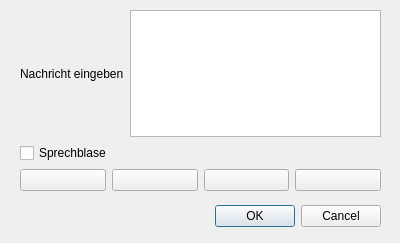
<?xml version="1.0" encoding="UTF-8"?>
<ui version="4.0">
 <class>Dialog</class>
 <widget class="QDialog" name="Dialog">
  <property name="geometry">
   <rect>
    <x>0</x>
    <y>0</y>
    <width>400</width>
    <height>243</height>
   </rect>
  </property>
  <property name="windowTitle">
   <string>Dialog</string>
  </property>
  <widget class="QDialogButtonBox" name="buttonBox">
   <property name="geometry">
    <rect>
     <x>20</x>
     <y>200</y>
     <width>361</width>
     <height>32</height>
    </rect>
   </property>
   <property name="orientation">
    <enum>Qt::Horizontal</enum>
   </property>
   <property name="standardButtons">
    <set>QDialogButtonBox::Cancel|QDialogButtonBox::Ok</set>
   </property>
  </widget>
  <widget class="QWidget" name="verticalLayoutWidget">
   <property name="geometry">
    <rect>
     <x>20</x>
     <y>10</y>
     <width>361</width>
     <height>181</height>
    </rect>
   </property>
   <layout class="QVBoxLayout" name="vlayout">
    <item>
     <layout class="QHBoxLayout" name="hLayout1">
      <item>
       <widget class="QLabel" name="label">
        <property name="text">
         <string>Nachricht eingeben</string>
        </property>
       </widget>
      </item>
      <item>
       <widget class="QTextEdit" name="textEdit"/>
      </item>
     </layout>
    </item>
    <item>
     <layout class="QHBoxLayout" name="hLayout2">
      <item>
       <widget class="QCheckBox" name="checkBox">
        <property name="text">
         <string>Sprechblase</string>
        </property>
       </widget>
      </item>
     </layout>
    </item>
    <item>
     <layout class="QHBoxLayout" name="hLayout3">
      <item>
       <widget class="QPushButton" name="btnBlack">
        <property name="text">
         <string/>
        </property>
       </widget>
      </item>
      <item>
       <widget class="QPushButton" name="btnRed">
        <property name="text">
         <string/>
        </property>
       </widget>
      </item>
      <item>
       <widget class="QPushButton" name="btnBlue">
        <property name="text">
         <string/>
        </property>
       </widget>
      </item>
      <item>
       <widget class="QPushButton" name="btnGreen">
        <property name="text">
         <string/>
        </property>
       </widget>
      </item>
     </layout>
    </item>
   </layout>
  </widget>
 </widget>
 <resources/>
 <connections>
  <connection>
   <sender>buttonBox</sender>
   <signal>accepted()</signal>
   <receiver>Dialog</receiver>
   <slot>accept()</slot>
   <hints>
    <hint type="sourcelabel">
     <x>248</x>
     <y>254</y>
    </hint>
    <hint type="destinationlabel">
     <x>157</x>
     <y>274</y>
    </hint>
   </hints>
  </connection>
  <connection>
   <sender>buttonBox</sender>
   <signal>rejected()</signal>
   <receiver>Dialog</receiver>
   <slot>reject()</slot>
   <hints>
    <hint type="sourcelabel">
     <x>316</x>
     <y>260</y>
    </hint>
    <hint type="destinationlabel">
     <x>286</x>
     <y>274</y>
    </hint>
   </hints>
  </connection>
 </connections>
</ui>
